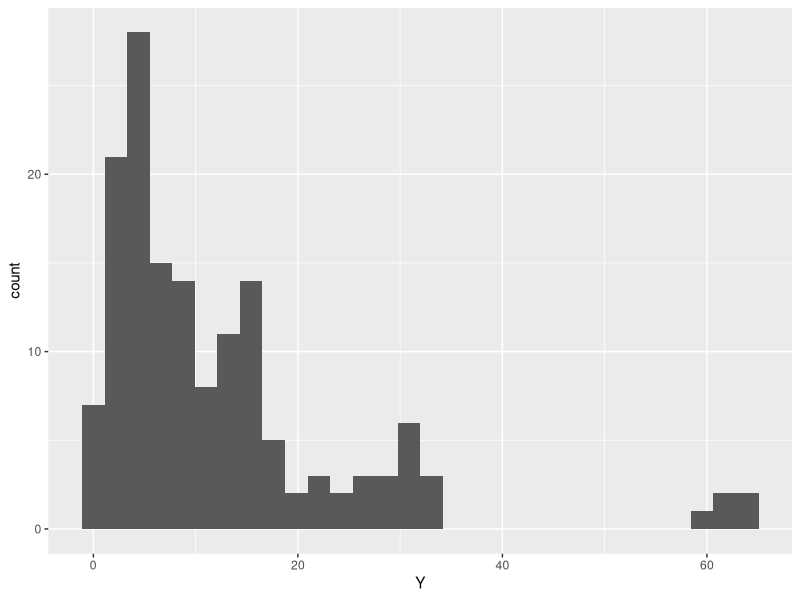
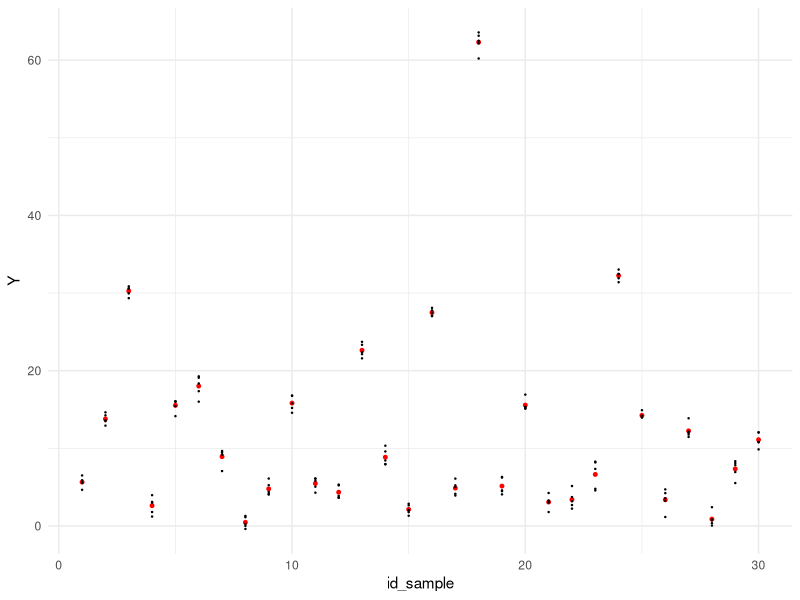

Recreate these plots in R, in order.
## ---- chunk 1
# knitr options
knitr::opts_chunk$set(echo = TRUE)
## ---- chunk 2
## Note: No need to edit this chunk!
library(tidyverse)
## ---- chunk 3
set.seed(101)
df_meas <- 
  map_dfr(
    1:30,
    function(i) {
      Y_deviation <- rlnorm(n = 1, meanlog = 2)
      Y_noise <- rnorm(n = 5, sd = 1)
      
      tibble(Y = Y_deviation + Y_noise) %>% 
        mutate(id_sample = i, id_meas = row_number())
    }
  )

df_meas %>% 
  ggplot(aes(Y)) +
  geom_histogram(bins = 30)
## ---- chunk 4
## NOTE: No need to edit; run and inspect
df_meas %>% 
  ggplot(aes(id_sample, Y)) +
  geom_point(
    data = . %>% 
      group_by(id_sample) %>% 
      summarize(Y = mean(Y)),
    color = "red",
    size = 1
  ) +
  geom_point(size = 0.2) +
  theme_minimal()
## ---- chunk 5
fit_meas <- 
  df_meas %>% 
  lm(formula = Y ~ id_sample + id_meas)
anova(fit_meas)
